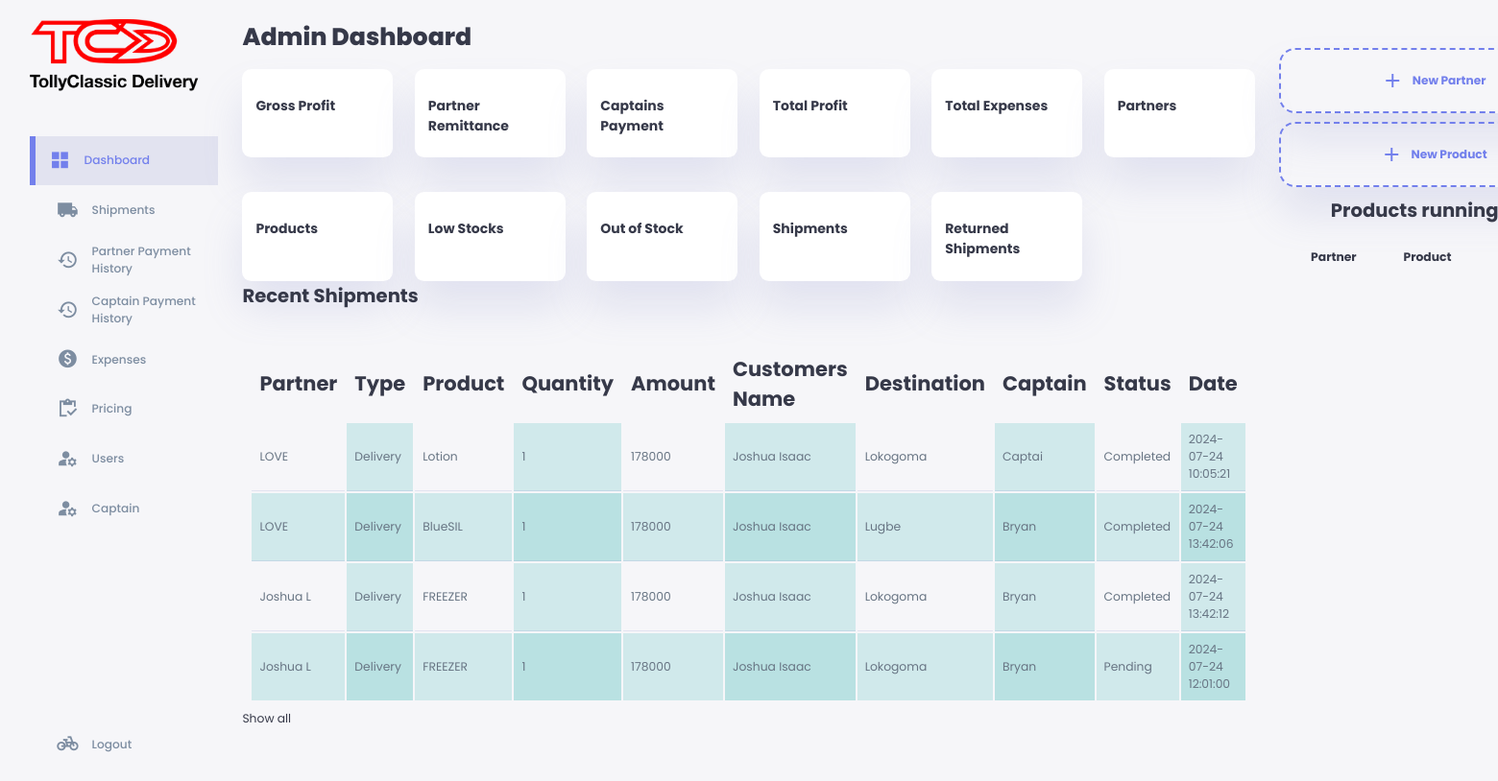
/abojuto/index.php, run on an earlier commit of the app's database.
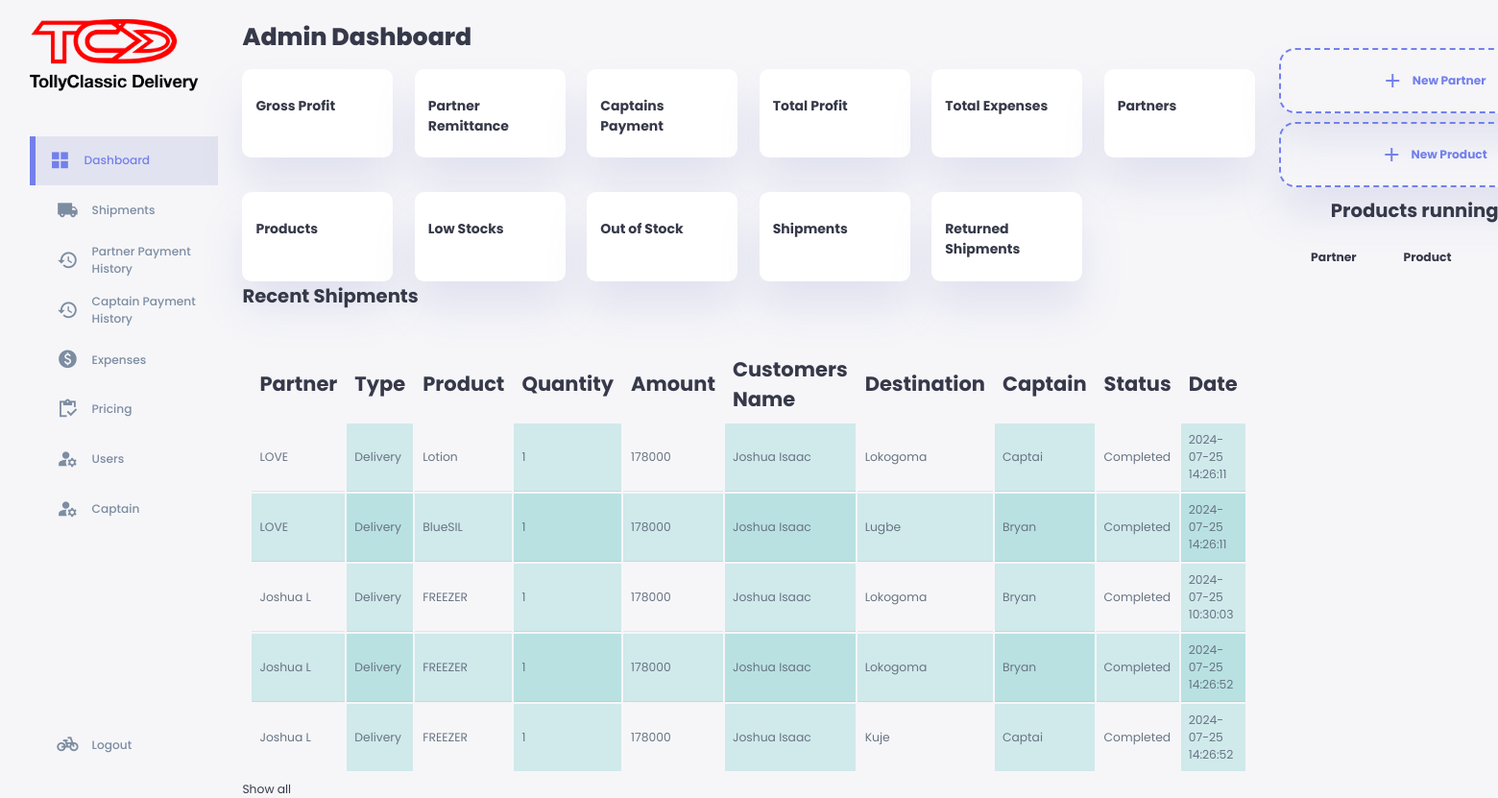
And on a later commit of the database.
### tables this page shows
CREATE TABLE `gbigbe` (
  `id` int(11) NOT NULL,
  `partner` varchar(100) NOT NULL,
  `shipmentType` varchar(100) NOT NULL,
  `product` varchar(255) NOT NULL,
  `availableUnit` varchar(100) NOT NULL,
  `quantity` varchar(100) NOT NULL,
  `unitPrice` varchar(100) NOT NULL,
  `amount` int(100) NOT NULL,
  `customersName` varchar(100) NOT NULL,
  `SOD` varchar(100) NOT NULL,
  `destination` varchar(100) NOT NULL,
  `customerContact` varchar(100) NOT NULL,
  `captain` varchar(100) NOT NULL,
  `status` varchar(100) NOT NULL,
  `paymentMethod` varchar(100) NOT NULL,
  `date` timestamp NOT NULL DEFAULT current_timestamp() ON UPDATE current_timestamp(),
  `accCaptain` varchar(100) NOT NULL,
  `accPartner` varchar(100) NOT NULL,
  `partnerReward` varchar(100) NOT NULL,
  `deliveryFee` varchar(100) NOT NULL,
  `riderReward` varchar(100) NOT NULL,
  `profitReward` varchar(100) NOT NULL,
  `partnerPayStatus` varchar(100) NOT NULL,
  `captainPayStatus` varchar(100) NOT NULL,
  `returnReason` varchar(255) NOT NULL,
  `payID` varchar(100) NOT NULL
);

### abojuto/index.php (the view, shortened to what this page needs)
<!DOCTYPE html>
<html lang="en">
<head>
    <link rel="stylesheet" href="css/style.css">
</head>
<body>
    <div class="container">
        <aside>
            <div class="top">
                <div class="logo">
                    <img src="./images/logo.png">
                </div>
            </div>
            <div class="sideBar">
                <a href="index.php" class="active">
                    <span class="material-icons-sharp">grid_view</span>
                    <h3>Dashboard</h3>
                </a>
                <a href="records.php">
                    <span class="material-icons-sharp">local_shipping</span>
                    <h3>Shipments</h3>
                </a>
                <a href="sisanwo.php">
                    <span class="material-icons-sharp">history</span>
                    <h3>Partner Payment History</h3>
                </a>
                <a href="sisanwokeji.php">
                    <span class="material-icons-sharp">history</span>
                    <h3>Captain Payment History</h3>
                </a>
                <a href="inawo.php">
                    <span class="material-icons-sharp">paid</span>
                    <h3>Expenses</h3>
                </a>
                <a href="ninan.php">
                    <span class="material-icons-sharp">inventory</span>
                    <h3>Pricing</h3>
                </a>
                <a href="newUser.php">
                    <span class="material-icons-sharp">manage_accounts</span>
                    <h3>Users</h3>
                </a>
                <a href="newCaptain.php">
                    <span class="material-icons-sharp">manage_accounts</span>
                    <h3>Captain</h3>
                </a>
                <a href="../logout.php">
                    <span class="material-icons-sharp">pedal_bike</span>
                    <h3>Logout</h3>
                </a>
            </div>
        </aside>
        <main>
            <h1>Admin Dashboard</h1>
            <div class="insight">
                <div class="sales">
                    <div class="middle">
                        <div class="left">
                            <h3>Gross Profit</h3>
                        </div>
                    </div>
                </div>
                <div class="income">
                    <div class="middle">
                        <div class="left">
                            <h3>Partner Remittance</h3>
                        </div>
                    </div>
                </div>
                <div class="expensis">
                    <div class="middle">
                        <div class="left">
                            <h3>Captains Payment</h3>
                        </div>
                    </div>
                </div>
                <div class="expensis">
                    <div class="middle">
                        <div class="left">
                            <h3>Total Profit</h3>
                        </div>
                    </div>
                </div>
                <div class="expensis">
                    <div class="middle">
                        <div class="left">
                            <h3>Total Expenses</h3>
                        </div>
                    </div>
                </div>
                <div class="sales">
                    <div class="middle">
                        <div class="left">
                            <h3>Partners</h3>
                        </div>
                    </div>
                </div>
                <div class="income">
                    <div class="middle">
                        <div class="left">
                            <h3>Products</h3>
                        </div>
                    </div>
                </div>
                <div class="expensis">
                    <div class="middle">
                        <div class="left">
                            <h3>Low Stocks</h3>
                        </div>
                    </div>
                </div>
                <div class="expensis">
                    <div class="middle">
                        <div class="left">
                            <h3>Out of Stock</h3>
                        </div>
                    </div>
                </div>
                <div class="expensis">
                    <div class="middle">
                        <div class="left">
                            <h3>Shipments</h3>
                        </div>
                    </div>
                </div>
                <div class="expensis">
                    <div class="middle">
                        <div class="left">
                            <h3>Returned Shipments</h3>
                        </div>
                    </div>
                </div>
            </div>
            <h2>Recent Shipments</h2>
            <div class="spacer"></div>
            <table style="width: 100%;">
                <thead>
                    <tr>
                        <th>Partner</th>
                        <th>Type</th>
                        <th>Product</th>
                        <th>Quantity</th>
                        <th>Amount</th>
                        <th>Customers Name</th>
                        <th>Destination</th>
                        <th>Captain</th>
                        <th>Status</th>
                        <th>Date</th>
                    </tr>
                </thead>
                <tbody id="table-body">
                    <?php
                        require '../config.php';
                        $query = mysqli_query($conn, "SELECT partner, shipmentType, product, quantity, unitPrice, amount, customersName, destination, customerContact, captain, status, paymentMethod, date  FROM gbigbe ORDER BY partner DESC LIMIT 10");
                        while ($row = mysqli_fetch_array($query)) {
                            $partner = $row['partner'];
                            $shipmentType = $row['shipmentType'];
                            $product = $row['product'];
                            $quantity = $row['quantity'];
                            $amount = $row['amount'];
                            $customersName = $row['customersName'];
                            $destination = $row['destination'];
                            $captain = $row['captain'];
                            $status = $row['status'];
                            $date = $row['date'];
                            ?>
                    <tr>
                        <td><?php echo $partner; ?></td>
                        <td><?php echo $shipmentType; ?></td>
                        <td><?php echo $product; ?></td>
                        <td><?php echo $quantity; ?></td>
                        <td><?php echo $amount; ?></td>
                        <td><?php echo $customersName; ?></td>
                        <td><?php echo $destination; ?></td>
                        <td><?php echo $captain; ?></td>
                        <td><?php echo $status; ?></td>
                        <td><?php echo $date; ?></td>
                    </tr>
                    <?php } ?>
                </tbody>
            </table>
            <a href="records.php">Show all</a>
        </main>
        <div class="right">
            <div class="top">
            </div>
            <div class="sales-analytics">
                <a href="newalabasepo.php">
                    <div class="item add-product">
                        <div>
                            <span class="material-icons-sharp">add</span>
                            <h3>New Partner</h3>
                        </div>
                    </div>
                </a>
                <a href="ojatitun.php">
                    <div class="item add-product">
                        <div>
                            <span class="material-icons-sharp">add</span>
                            <h3>New Product</h3>
                        </div>
                    </div>
                </a>
                <span>
                    <center>
                        <h2>Products running low</h2>
                    </center>
                </span>
                <table style="width: 100%;">
                    <thead>
                        <tr>
                            <th>Partner</th>
                            <th>Product</th>
                            <th>Quantity</th>
                        </tr>
                    </thead>
                </table>
                <div class="item-online">
                    <div class="right">
                        <table style="width: 100%;" class="due_client">
                        </table>
                    </div>
                </div>
            </div>
        </div>
    </div>
</body>
</html>

### abojuto/css/style.css (style rules this page uses)
:root { --color-primary: #7380ec; --color-compel: #ff7782; --color-success: #41f1b6; --color-warning: #ffbb55; --color-white: #fff; --color-info-dark: #7d8da1; --color-info-light: #dce1eb; --color-dark: #363949; --color-light: rgba(132, 139, 200,0.18); --col5or-primary-variant: #111e88; --color-dark-variant: #677483; --color-background: #f6f6f9; --card-border-radius: 0.7rem; --border-radius-1: 0.4rem; --border-radius-2: 0.8rem; --border-radius-3: 1.2rem; --card-padding: 1rem; --padding-1: 1.2rem; --box-shadow:0 2rem 3rem var(--color-light); }
* { margin: 0; padding: 0; outline: 0; appearance: none; border: 0; text-decoration: none; list-style: none; box-sizing: border-box; }
html { font-size: 14px; }
body { width: 100vw; height: 100vh; font-family: poppins, sans-serif; font-size: 0.88rem; background: var(--color-background); user-select: none; overflow-x: hidden; color: var(--color-dark); }
.container { display: grid; width: 96%; margin: 0 auto; gap: 1.8rem; grid-template-columns: 14rem auto 23rem; }
a { color:var(--color-dark); }
img { display: block; width: 100%; }
h1 { font-weight: 800; font-size: 1.8rem; }
h2 { font-size:1.4rem; }
h3 { font-size: 0.87rem; }
aside { height: 100vh; }
aside .top { display: flex; align-items: center; justify-content: space-between; margin-top: 1.4rem; }
aside .logo { display: flex; gap: 0.8rem; }
aside .logo img { width: 180px; height: 80px; }
aside .sideBar { display: flex; flex-direction: column; height: 86vh; position: relative; top: 3rem; }
aside h3 { font-weight: 500; }
aside .sideBar a { display: flex; color: var(--color-info-dark); margin-left: 2rem; gap: 1rem; align-items: center; position: relative; height: 3.7rem; transition: all 300ms ease; }
aside .sideBar a span { font-size: 1.6rem; transition: all 300ms ease; }
aside .sideBar a:last-child { position:absolute; bottom: 2rem; width: 100%; }
aside .sideBar a.active { background: var(--color-light); color: var(--color-primary); margin-left: 0; }
aside .sideBar a.active::before { content: ""; width: 6px; height: 100%; background: var(--color-primary); }
aside .sideBar a.active span { color: var(--color-primary); margin-left: calc(1rem-6px); }
main { margin-top: 1.4rem; }
main .insight { display: grid; grid-template-columns: repeat(6, 1fr); gap: 1.6rem; }
.spacer { height: 2rem; }
main .insight > div { background: var(--color-white); padding: var(--card-padding); border-radius: var(--card-border-radius); margin-top: 1rem; box-shadow: var(--box-shadow); transition: all 300ms ease; }
main .insight > div .middle { display: flex; align-items: center; justify-content: space-between; }
main .insight h3 { margin: 1rem 0 0.6rem; font-size: 1rem; }
main table thead th { text-align: left; font-size: 1.5rem; }
main table tbody td { height: 2.8rem; border-bottom: 1px solid var(--color-light); color: var(--color-dark-variant); }
main table tbody tr:last-child td { border:none; }
.right { margin-top: 1rem; }
.right .top { display: flex; justify-content: end; gap: 2rem; }
.right .sales-analytics { margin-top: 1rem; }
.right .sales-analytics h2 { margin-bottom: 0.5rem; }
.right .sales-analytics .item { background: var(--color-white); display: flex; align-items: center; gap: 1rem ; margin-bottom: 0.7rem; padding: 1.4rem var(--card-padding); border-radius: var(--border-radius-3); box-shadow: var(--box-shadow); transition: all 300ms ease; }
.right .sales-analytics .add-product { background: transparent; border: 2px dashed var(--color-primary); color: var(--color-primary); display: flex; align-items: center; justify-content: center; }
.right .sales-analytics .add-product div { display: flex; align-items: center; gap: 0.6rem; }

### abojuto/index.php (style rules this page uses)
table, th, td { padding: 8px; }
tr:nth-child(even) { background-color: rgba(150, 212, 212, 0.4); }
td:nth-child(even) { background-color: rgba(150, 212, 212, 0.4); }

What changed in the data, as far as the page shows it:
changed gbigbe "Lotion": date "2024-07-24 10:05:21" → "2024-07-25 14:26:11"
changed gbigbe "BlueSIL": date "2024-07-24 13:42:06" → "2024-07-25 14:26:11"
changed gbigbe (number 3 of 5 on the later page): date "2024-07-24 13:42:12" → "2024-07-25 10:30:03"
changed gbigbe (number 4 of 5 on the later page): status "Pending" → "Completed"; date "2024-07-24 12:01:00" → "2024-07-25 14:26:52"
added gbigbe: partner "Joshua L", shipmentType "Delivery", product "FREEZER", quantity "1", amount "178000", customersName "Joshua Isaac", destination "Kuje", captain "Captai", status "Completed", date "2024-07-25 14:26:52"
